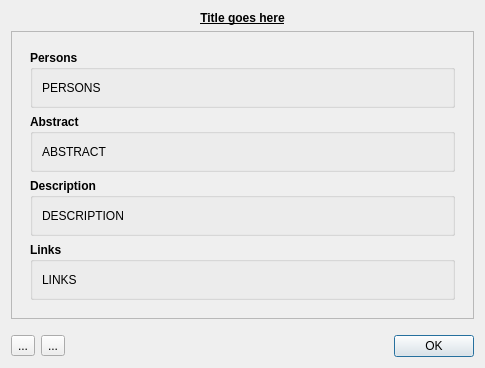
<?xml version="1.0" encoding="UTF-8"?>
<ui version="4.0">
 <class>EventDialog</class>
 <widget class="QDialog" name="EventDialog">
  <property name="geometry">
   <rect>
    <x>0</x>
    <y>0</y>
    <width>485</width>
    <height>368</height>
   </rect>
  </property>
  <property name="sizePolicy">
   <sizepolicy hsizetype="Preferred" vsizetype="MinimumExpanding">
    <horstretch>0</horstretch>
    <verstretch>0</verstretch>
   </sizepolicy>
  </property>
  <property name="windowTitle">
   <string>Details</string>
  </property>
  <property name="autoFillBackground">
   <bool>false</bool>
  </property>
  <layout class="QGridLayout" name="gridLayout">
   <item row="0" column="0">
    <layout class="QVBoxLayout" name="verticalLayout">
     <item>
      <widget class="QLabel" name="title">
       <property name="sizePolicy">
        <sizepolicy hsizetype="Preferred" vsizetype="Minimum">
         <horstretch>0</horstretch>
         <verstretch>0</verstretch>
        </sizepolicy>
       </property>
       <property name="font">
        <font>
         <weight>75</weight>
         <bold>true</bold>
         <underline>true</underline>
        </font>
       </property>
       <property name="text">
        <string>Title goes here</string>
       </property>
       <property name="alignment">
        <set>Qt::AlignCenter</set>
       </property>
       <property name="wordWrap">
        <bool>true</bool>
       </property>
      </widget>
     </item>
     <item>
      <widget class="QScrollArea" name="scrollArea">
       <property name="sizePolicy">
        <sizepolicy hsizetype="Preferred" vsizetype="Expanding">
         <horstretch>0</horstretch>
         <verstretch>0</verstretch>
        </sizepolicy>
       </property>
       <property name="widgetResizable">
        <bool>true</bool>
       </property>
       <widget class="QWidget" name="scrollAreaWidgetContents">
        <property name="geometry">
         <rect>
          <x>0</x>
          <y>0</y>
          <width>463</width>
          <height>270</height>
         </rect>
        </property>
        <layout class="QGridLayout" name="gridLayout_2">
         <item row="0" column="0">
          <widget class="QWidget" name="content" native="true">
           <property name="sizePolicy">
            <sizepolicy hsizetype="Preferred" vsizetype="Expanding">
             <horstretch>0</horstretch>
             <verstretch>0</verstretch>
            </sizepolicy>
           </property>
           <layout class="QVBoxLayout" name="verticalLayout_2">
            <item>
             <widget class="QGroupBox" name="personsGB">
              <property name="sizePolicy">
               <sizepolicy hsizetype="Preferred" vsizetype="MinimumExpanding">
                <horstretch>0</horstretch>
                <verstretch>0</verstretch>
               </sizepolicy>
              </property>
              <property name="font">
               <font>
                <weight>75</weight>
                <bold>true</bold>
               </font>
              </property>
              <property name="title">
               <string>Persons</string>
              </property>
              <layout class="QVBoxLayout" name="verticalLayout_3">
               <item>
                <widget class="QLabel" name="persons">
                 <property name="font">
                  <font>
                   <weight>50</weight>
                   <bold>false</bold>
                  </font>
                 </property>
                 <property name="text">
                  <string>PERSONS</string>
                 </property>
                 <property name="wordWrap">
                  <bool>true</bool>
                 </property>
                 <property name="openExternalLinks">
                  <bool>true</bool>
                 </property>
                </widget>
               </item>
              </layout>
             </widget>
            </item>
            <item>
             <widget class="QGroupBox" name="abstractGB">
              <property name="sizePolicy">
               <sizepolicy hsizetype="Preferred" vsizetype="MinimumExpanding">
                <horstretch>0</horstretch>
                <verstretch>0</verstretch>
               </sizepolicy>
              </property>
              <property name="font">
               <font>
                <weight>75</weight>
                <bold>true</bold>
               </font>
              </property>
              <property name="title">
               <string>Abstract</string>
              </property>
              <layout class="QVBoxLayout" name="verticalLayout_4">
               <item>
                <widget class="QLabel" name="abstract">
                 <property name="font">
                  <font>
                   <weight>50</weight>
                   <bold>false</bold>
                  </font>
                 </property>
                 <property name="text">
                  <string>ABSTRACT</string>
                 </property>
                 <property name="wordWrap">
                  <bool>true</bool>
                 </property>
                 <property name="openExternalLinks">
                  <bool>true</bool>
                 </property>
                </widget>
               </item>
              </layout>
             </widget>
            </item>
            <item>
             <widget class="QGroupBox" name="descriptionGB">
              <property name="font">
               <font>
                <weight>75</weight>
                <bold>true</bold>
               </font>
              </property>
              <property name="title">
               <string>Description</string>
              </property>
              <layout class="QVBoxLayout" name="verticalLayout_5">
               <item>
                <widget class="QLabel" name="description">
                 <property name="sizePolicy">
                  <sizepolicy hsizetype="Preferred" vsizetype="MinimumExpanding">
                   <horstretch>0</horstretch>
                   <verstretch>0</verstretch>
                  </sizepolicy>
                 </property>
                 <property name="font">
                  <font>
                   <weight>50</weight>
                   <bold>false</bold>
                  </font>
                 </property>
                 <property name="text">
                  <string>DESCRIPTION</string>
                 </property>
                 <property name="wordWrap">
                  <bool>true</bool>
                 </property>
                 <property name="openExternalLinks">
                  <bool>true</bool>
                 </property>
                </widget>
               </item>
              </layout>
             </widget>
            </item>
            <item>
             <widget class="QGroupBox" name="linksGB">
              <property name="font">
               <font>
                <weight>75</weight>
                <bold>true</bold>
               </font>
              </property>
              <property name="title">
               <string>Links</string>
              </property>
              <layout class="QVBoxLayout" name="verticalLayout_6">
               <item>
                <widget class="QLabel" name="links">
                 <property name="sizePolicy">
                  <sizepolicy hsizetype="Preferred" vsizetype="MinimumExpanding">
                   <horstretch>0</horstretch>
                   <verstretch>0</verstretch>
                  </sizepolicy>
                 </property>
                 <property name="font">
                  <font>
                   <weight>50</weight>
                   <bold>false</bold>
                  </font>
                 </property>
                 <property name="text">
                  <string>LINKS</string>
                 </property>
                 <property name="wordWrap">
                  <bool>true</bool>
                 </property>
                 <property name="openExternalLinks">
                  <bool>true</bool>
                 </property>
                </widget>
               </item>
              </layout>
             </widget>
            </item>
           </layout>
          </widget>
         </item>
        </layout>
       </widget>
      </widget>
     </item>
     <item>
      <spacer name="verticalSpacer_2">
       <property name="orientation">
        <enum>Qt::Vertical</enum>
       </property>
       <property name="sizeType">
        <enum>QSizePolicy::Minimum</enum>
       </property>
       <property name="sizeHint" stdset="0">
        <size>
         <width>20</width>
         <height>10</height>
        </size>
       </property>
      </spacer>
     </item>
     <item>
      <layout class="QHBoxLayout" name="horizontalLayout">
       <item>
        <widget class="QToolButton" name="alarmButton">
         <property name="text">
          <string>...</string>
         </property>
         <property name="icon">
          <iconset resource="../icons.qrc">
           <normaloff>:/icons/appointment-soon-off.png</normaloff>:/icons/appointment-soon-off.png</iconset>
         </property>
        </widget>
       </item>
       <item>
        <widget class="QToolButton" name="favouriteButton">
         <property name="text">
          <string>...</string>
         </property>
         <property name="icon">
          <iconset resource="../icons.qrc">
           <normaloff>:/icons/emblem-new-off.png</normaloff>:/icons/emblem-new-off.png</iconset>
         </property>
        </widget>
       </item>
       <item>
        <spacer name="horizontalSpacer">
         <property name="orientation">
          <enum>Qt::Horizontal</enum>
         </property>
         <property name="sizeHint" stdset="0">
          <size>
           <width>40</width>
           <height>20</height>
          </size>
         </property>
        </spacer>
       </item>
       <item>
        <widget class="QPushButton" name="okButton">
         <property name="text">
          <string>OK</string>
         </property>
        </widget>
       </item>
      </layout>
     </item>
    </layout>
   </item>
  </layout>
 </widget>
 <resources>
  <include location="../icons.qrc"/>
 </resources>
 <connections>
  <connection>
   <sender>okButton</sender>
   <signal>clicked()</signal>
   <receiver>EventDialog</receiver>
   <slot>close()</slot>
   <hints>
    <hint type="sourcelabel">
     <x>287</x>
     <y>84</y>
    </hint>
    <hint type="destinationlabel">
     <x>169</x>
     <y>53</y>
    </hint>
   </hints>
  </connection>
 </connections>
</ui>
